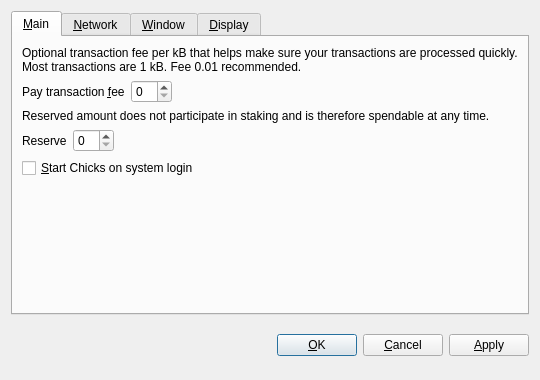
<?xml version="1.0" encoding="UTF-8"?>
<ui version="4.0">
 <class>OptionsDialog</class>
 <widget class="QDialog" name="OptionsDialog">
  <property name="geometry">
   <rect>
    <x>0</x>
    <y>0</y>
    <width>540</width>
    <height>380</height>
   </rect>
  </property>
  <property name="windowTitle">
   <string>Options</string>
  </property>
  <property name="modal">
   <bool>true</bool>
  </property>
  <layout class="QVBoxLayout" name="verticalLayout">
   <item>
    <widget class="QTabWidget" name="tabWidget">
     <property name="tabPosition">
      <enum>QTabWidget::North</enum>
     </property>
     <property name="currentIndex">
      <number>0</number>
     </property>
     <widget class="QWidget" name="tabMain">
      <attribute name="title">
       <string>&amp;Main</string>
      </attribute>
      <layout class="QVBoxLayout" name="verticalLayout_Main">
       <item>
        <widget class="QLabel" name="transactionFeeInfoLabel">
         <property name="text">
          <string>Optional transaction fee per kB that helps make sure your transactions are processed quickly. Most transactions are 1 kB. Fee 0.01 recommended.</string>
         </property>
         <property name="textFormat">
          <enum>Qt::PlainText</enum>
         </property>
         <property name="wordWrap">
          <bool>true</bool>
         </property>
        </widget>
       </item>
       <item>
        <layout class="QHBoxLayout" name="horizontalLayoutFee">
         <item>
          <widget class="QLabel" name="transactionFeeLabel">
           <property name="text">
            <string>Pay transaction &amp;fee</string>
           </property>
           <property name="textFormat">
            <enum>Qt::PlainText</enum>
           </property>
           <property name="buddy">
            <cstring>transactionFee</cstring>
           </property>
          </widget>
         </item>
         <item>
          <widget class="BitcoinAmountField" name="transactionFee"/>
         </item>
         <item>
          <spacer name="horizontalSpacerFee">
           <property name="orientation">
            <enum>Qt::Horizontal</enum>
           </property>
           <property name="sizeHint" stdset="0">
            <size>
             <width>40</width>
             <height>20</height>
            </size>
           </property>
          </spacer>
         </item>
        </layout>
       </item>
       <item>
        <widget class="QLabel" name="reserveBalanceInfoLabel">
         <property name="text">
          <string>Reserved amount does not participate in staking and is therefore spendable at any time.</string>
         </property>
         <property name="textFormat">
          <enum>Qt::PlainText</enum>
         </property>
         <property name="wordWrap">
          <bool>true</bool>
         </property>
        </widget>
       </item>
       <item>
        <layout class="QHBoxLayout" name="horizontalLayoutReserveBalance">
         <item>
          <widget class="QLabel" name="reserveBalanceLabel">
           <property name="text">
            <string>Reserve</string>
           </property>
           <property name="textFormat">
            <enum>Qt::PlainText</enum>
           </property>
           <property name="buddy">
            <cstring>reserveBalance</cstring>
           </property>
          </widget>
         </item>
         <item>
          <widget class="BitcoinAmountField" name="reserveBalance"/>
         </item>
         <item>
          <spacer name="horizontalSpacerReserveBalance">
           <property name="orientation">
            <enum>Qt::Horizontal</enum>
           </property>
           <property name="sizeHint" stdset="0">
            <size>
             <width>40</width>
             <height>20</height>
            </size>
           </property>
          </spacer>
         </item>
        </layout>
       </item>
       <item>
        <widget class="QCheckBox" name="bitcoinAtStartup">
         <property name="toolTip">
          <string>Automatically start Chicks after logging in to the system.</string>
         </property>
         <property name="text">
          <string>&amp;Start Chicks on system login</string>
         </property>
        </widget>
       </item>
       <item>
        <spacer name="verticalSpacer_Main">
         <property name="orientation">
          <enum>Qt::Vertical</enum>
         </property>
         <property name="sizeHint" stdset="0">
          <size>
           <width>20</width>
           <height>40</height>
          </size>
         </property>
        </spacer>
       </item>
      </layout>
     </widget>
     <widget class="QWidget" name="tabNetwork">
      <attribute name="title">
       <string>&amp;Network</string>
      </attribute>
      <layout class="QVBoxLayout" name="verticalLayout_Network">
       <item>
        <widget class="QCheckBox" name="mapPortUpnp">
         <property name="toolTip">
          <string>Automatically open the Chicks client port on the router. This only works when your router supports UPnP and it is enabled.</string>
         </property>
         <property name="text">
          <string>Map port using &amp;UPnP</string>
         </property>
        </widget>
       </item>
       <item>
        <widget class="QCheckBox" name="connectSocks">
         <property name="toolTip">
          <string>Connect to the Chicks network through a SOCKS proxy (e.g. when connecting through Tor).</string>
         </property>
         <property name="text">
          <string>&amp;Connect through SOCKS proxy:</string>
         </property>
        </widget>
       </item>
       <item>
        <layout class="QHBoxLayout" name="horizontalLayout_Network">
         <item>
          <widget class="QLabel" name="proxyIpLabel">
           <property name="text">
            <string>Proxy &amp;IP:</string>
           </property>
           <property name="textFormat">
            <enum>Qt::PlainText</enum>
           </property>
           <property name="buddy">
            <cstring>proxyIp</cstring>
           </property>
          </widget>
         </item>
         <item>
          <widget class="QValidatedLineEdit" name="proxyIp">
           <property name="maximumSize">
            <size>
             <width>140</width>
             <height>16777215</height>
            </size>
           </property>
           <property name="toolTip">
            <string>IP address of the proxy (e.g. 127.0.0.1)</string>
           </property>
          </widget>
         </item>
         <item>
          <widget class="QLabel" name="proxyPortLabel">
           <property name="text">
            <string>&amp;Port:</string>
           </property>
           <property name="textFormat">
            <enum>Qt::PlainText</enum>
           </property>
           <property name="buddy">
            <cstring>proxyPort</cstring>
           </property>
          </widget>
         </item>
         <item>
          <widget class="QLineEdit" name="proxyPort">
           <property name="maximumSize">
            <size>
             <width>55</width>
             <height>16777215</height>
            </size>
           </property>
           <property name="toolTip">
            <string>Port of the proxy (e.g. 9050)</string>
           </property>
          </widget>
         </item>
         <item>
          <widget class="QLabel" name="socksVersionLabel">
           <property name="text">
            <string>SOCKS &amp;Version:</string>
           </property>
           <property name="textFormat">
            <enum>Qt::PlainText</enum>
           </property>
           <property name="buddy">
            <cstring>socksVersion</cstring>
           </property>
          </widget>
         </item>
         <item>
          <widget class="QValueComboBox" name="socksVersion">
           <property name="toolTip">
            <string>SOCKS version of the proxy (e.g. 5)</string>
           </property>
          </widget>
         </item>
         <item>
          <spacer name="horizontalSpacer_Network">
           <property name="orientation">
            <enum>Qt::Horizontal</enum>
           </property>
           <property name="sizeHint" stdset="0">
            <size>
             <width>40</width>
             <height>20</height>
            </size>
           </property>
          </spacer>
         </item>
        </layout>
       </item>
       <item>
        <spacer name="verticalSpacer_Network">
         <property name="orientation">
          <enum>Qt::Vertical</enum>
         </property>
         <property name="sizeHint" stdset="0">
          <size>
           <width>20</width>
           <height>40</height>
          </size>
         </property>
        </spacer>
       </item>
      </layout>
     </widget>
     <widget class="QWidget" name="tabWindow">
      <attribute name="title">
       <string>&amp;Window</string>
      </attribute>
      <layout class="QVBoxLayout" name="verticalLayout_Window">
       <item>
        <widget class="QCheckBox" name="minimizeToTray">
         <property name="toolTip">
          <string>Show only a tray icon after minimizing the window.</string>
         </property>
         <property name="text">
          <string>&amp;Minimize to the tray instead of the taskbar</string>
         </property>
        </widget>
       </item>
       <item>
        <widget class="QCheckBox" name="minimizeOnClose">
         <property name="toolTip">
          <string>Minimize instead of exit the application when the window is closed. When this option is enabled, the application will be closed only after selecting Quit in the menu.</string>
         </property>
         <property name="text">
          <string>M&amp;inimize on close</string>
         </property>
        </widget>
       </item>
       <item>
        <spacer name="verticalSpacer_Window">
         <property name="orientation">
          <enum>Qt::Vertical</enum>
         </property>
         <property name="sizeHint" stdset="0">
          <size>
           <width>20</width>
           <height>40</height>
          </size>
         </property>
        </spacer>
       </item>
      </layout>
     </widget>
     <widget class="QWidget" name="tabDisplay">
      <attribute name="title">
       <string>&amp;Display</string>
      </attribute>
      <layout class="QVBoxLayout" name="verticalLayout_Display">
       <item>
        <layout class="QHBoxLayout" name="horizontalLayout_1_Display">
         <item>
          <widget class="QLabel" name="langLabel">
           <property name="text">
            <string>User Interface &amp;language:</string>
           </property>
           <property name="textFormat">
            <enum>Qt::PlainText</enum>
           </property>
           <property name="buddy">
            <cstring>lang</cstring>
           </property>
          </widget>
         </item>
         <item>
          <widget class="QValueComboBox" name="lang">
           <property name="toolTip">
            <string>The user interface language can be set here. This setting will take effect after restarting Chicks.</string>
           </property>
          </widget>
         </item>
        </layout>
       </item>
       <item>
        <layout class="QHBoxLayout" name="horizontalLayout_2_Display">
         <item>
          <widget class="QLabel" name="unitLabel">
           <property name="text">
            <string>&amp;Unit to show amounts in:</string>
           </property>
           <property name="textFormat">
            <enum>Qt::PlainText</enum>
           </property>
           <property name="buddy">
            <cstring>unit</cstring>
           </property>
          </widget>
         </item>
         <item>
          <widget class="QValueComboBox" name="unit">
           <property name="toolTip">
            <string>Choose the default subdivision unit to show in the interface and when sending coins.</string>
           </property>
          </widget>
         </item>
        </layout>
       </item>
       <item>
        <widget class="QCheckBox" name="displayAddresses">
         <property name="toolTip">
          <string>Whether to show Chicks addresses in the transaction list or not.</string>
         </property>
         <property name="text">
          <string>&amp;Display addresses in transaction list</string>
         </property>
        </widget>
       </item>
       <item>
        <widget class="QCheckBox" name="coinControlFeatures">
         <property name="toolTip">
          <string>Whether to show coin control features or not.</string>
         </property>
         <property name="text">
          <string>Display coin &amp;control features (experts only!)</string>
         </property>
        </widget>
       </item>
       <item>
        <spacer name="verticalSpacer_Display">
         <property name="orientation">
          <enum>Qt::Vertical</enum>
         </property>
         <property name="sizeHint" stdset="0">
          <size>
           <width>20</width>
           <height>40</height>
          </size>
         </property>
        </spacer>
       </item>
      </layout>
     </widget>
    </widget>
   </item>
   <item>
    <layout class="QHBoxLayout" name="horizontalLayout_Buttons">
     <item>
      <spacer name="horizontalSpacer_1">
       <property name="orientation">
        <enum>Qt::Horizontal</enum>
       </property>
       <property name="sizeHint" stdset="0">
        <size>
         <width>40</width>
         <height>48</height>
        </size>
       </property>
      </spacer>
     </item>
     <item>
      <widget class="QLabel" name="statusLabel">
       <property name="font">
        <font>
         <weight>75</weight>
         <bold>true</bold>
        </font>
       </property>
       <property name="text">
        <string/>
       </property>
       <property name="textFormat">
        <enum>Qt::PlainText</enum>
       </property>
       <property name="wordWrap">
        <bool>true</bool>
       </property>
      </widget>
     </item>
     <item>
      <spacer name="horizontalSpacer_2">
       <property name="orientation">
        <enum>Qt::Horizontal</enum>
       </property>
       <property name="sizeHint" stdset="0">
        <size>
         <width>40</width>
         <height>48</height>
        </size>
       </property>
      </spacer>
     </item>
     <item>
      <widget class="QPushButton" name="okButton">
       <property name="text">
        <string>&amp;OK</string>
       </property>
      </widget>
     </item>
     <item>
      <widget class="QPushButton" name="cancelButton">
       <property name="text">
        <string>&amp;Cancel</string>
       </property>
       <property name="autoDefault">
        <bool>false</bool>
       </property>
      </widget>
     </item>
     <item>
      <widget class="QPushButton" name="applyButton">
       <property name="text">
        <string>&amp;Apply</string>
       </property>
       <property name="autoDefault">
        <bool>false</bool>
       </property>
      </widget>
     </item>
    </layout>
   </item>
  </layout>
 </widget>
 <customwidgets>
  <customwidget>
   <class>BitcoinAmountField</class>
   <extends>QSpinBox</extends>
   <header>bitcoinamountfield.h</header>
  </customwidget>
  <customwidget>
   <class>QValueComboBox</class>
   <extends>QComboBox</extends>
   <header>qvaluecombobox.h</header>
  </customwidget>
  <customwidget>
   <class>QValidatedLineEdit</class>
   <extends>QLineEdit</extends>
   <header>qvalidatedlineedit.h</header>
  </customwidget>
 </customwidgets>
 <resources/>
 <connections/>
</ui>
